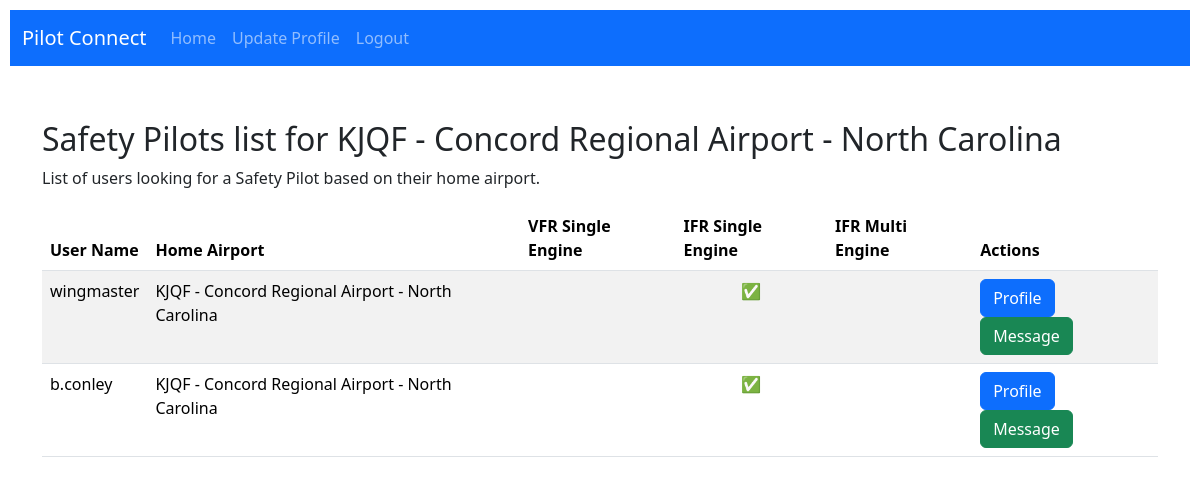
Screenshot of /safety_pilot_list_by_home_airport/ (signed in) with the database file from the repository.
### connections/models.py (models this page shows, shortened)
class PilotProfile(models.Model):
    user = models.OneToOneField(User, on_delete=models.CASCADE)
    home_airport = models.ForeignKey(AirportData, on_delete=models.SET_NULL, null=True, blank=True)
    flight_hours = models.PositiveIntegerField(default=0)
    last_activity_date = models.DateTimeField(null=True, blank=True)
    private_pilot = models.BooleanField(default=False)
    instrument_rating = models.BooleanField(default=False)
    commercial_pilot_single_engine = models.BooleanField(default=False)
    flight_instructor_cfi = models.BooleanField(default=False)
    flight_instructor_cfii = models.BooleanField(default=False)
    commercial_pilot_multi_engine = models.BooleanField(default=False)
    flight_instructor_multi_engine_mei = models.BooleanField(default=False)
    safety_pilot_need_vfr_single_engine = models.BooleanField(default=False)
    safety_pilot_need_ifr_single_engine = models.BooleanField(default=False)
    safety_pilot_need_ifr_multi_engine = models.BooleanField(default=False)
    safety_pilot_offer_vfr_single_engine = models.BooleanField(default=False)
    safety_pilot_offer_ifr_single_engine = models.BooleanField(default=False)
    safety_pilot_offer_ifr_multi_engine = models.BooleanField(default=False)
    instructor_need_cfi = models.BooleanField(default=False)
    instructor_need_instrument_cfii = models.BooleanField(default=False)
    instructor_need_commercial_single_engine = models.BooleanField(default=False)
    instructor_need_commercial_multi_engine_mei = models.BooleanField(default=False)
    instructor_offer_cfi = models.BooleanField(default=False)
    instructor_offer_instrument_cfii = models.BooleanField(default=False)
    instructor_offer_commercial_single_engine = models.BooleanField(default=False)
    instructor_offer_commercial_multi_engine_mei = models.BooleanField(default=False)
    rent_need_single_engine = models.BooleanField(default=False)
    rent_need_multi_engine = models.BooleanField(default=False)
    rent_offer_single_engine = models.BooleanField(default=False)
    rent_offer_multi_engine = models.BooleanField(default=False)
    comments = models.TextField(null=True, blank=True)

class AirportData(models.Model):
    country_code = models.CharField(max_length=2, default='US')
    iata = models.CharField(max_length=3)
    icao = models.CharField(max_length=4)
    airport = models.CharField(max_length=255)
    latitude = models.FloatField(default=0.0)
    longitude = models.FloatField(default=0.0)
    city = models.CharField(max_length=255)
    state = models.CharField(max_length=255)
    def __str__(self):
        return f"{self.icao} - {self.airport} - {self.state}"

### connections/views.py (the view)
# urls.py: path('safety_pilot_list_by_home_airport/', SafetyPilotListByHomeAirportView.as_view(), name='safety_pilot_list_by_home_airport'),
class SafetyPilotListByHomeAirportView(ListView):
    model = PilotProfile
    template_name = 'connections/safety_pilot_list_by_home_airport.html'
    def get_queryset(self):
        user_home_airport = self.request.user.pilotprofile.home_airport
        return PilotProfile.objects.filter(
            Q(safety_pilot_need_vfr_single_engine=True, home_airport=user_home_airport) |
            Q(safety_pilot_need_ifr_single_engine=True, home_airport=user_home_airport) |
            Q(safety_pilot_need_ifr_multi_engine=True, home_airport=user_home_airport)
        )

### connections/templates/connections/safety_pilot_list_by_home_airport.html (shortened to what this page needs)
{% extends 'connections/base.html' %}
{% block content %}
  <div class="container mt-4">
    <h2>Safety Pilots list for {{ user.pilotprofile.home_airport }}</h2>
    <p>List of users looking for a Safety Pilot based on their home airport.</p>
    <table class="table table-striped mt-2">
      <thead>
        <tr>
          <th scope="col">User Name</th>
          <th scope="col">Home Airport</th>
          <th scope="col">VFR Single Engine</th>
          <th scope="col">IFR Single Engine</th>
          <th scope="col">IFR Multi Engine</th>
          <th scope="col">Actions</th>
        </tr>
      </thead>
      <tbody>
        {% for pilot_profile in object_list %}
          <tr>
            <td>{{ pilot_profile.user.username }}</td>
            <td>{{ pilot_profile.home_airport }}</td>
            <td class="text-center">{% if pilot_profile.safety_pilot_need_vfr_single_engine %}✅{% endif %}</td>
            <td class="text-center">{% if pilot_profile.safety_pilot_need_ifr_single_engine %}✅{% endif %}</td>
            <td class="text-center">{% if pilot_profile.safety_pilot_need_ifr_multi_engine %}✅{% endif %}</td>
            <td>
              <a href="{% url 'view_pilot_profile' user_id=pilot_profile.user.id %}" class="btn btn-primary">Profile</a>
              <a href="{% url 'send_message' recipient_id=pilot_profile.user.id %}" class="btn btn-success">Message</a>
            </td>
          </tr>
        {% endfor %}
      </tbody>
    </table>
  </div>
{% endblock %}

### connections/templates/connections/base.html (style rules this page uses)
body { margin: 0; padding: 0; display: flex; flex-direction: column; min-height: 100vh; }

### rows the page displays
PilotProfile: user.username "wingmaster", home_airport "KJQF - Concord Regional Airport - North Carolina"
PilotProfile: user.username "b.conley", home_airport "KJQF - Concord Regional Airport - North Carolina"

### other values shown
{{ user.pilotprofile.home_airport }} "KJQF - Concord Regional Airport - North Carolina"
